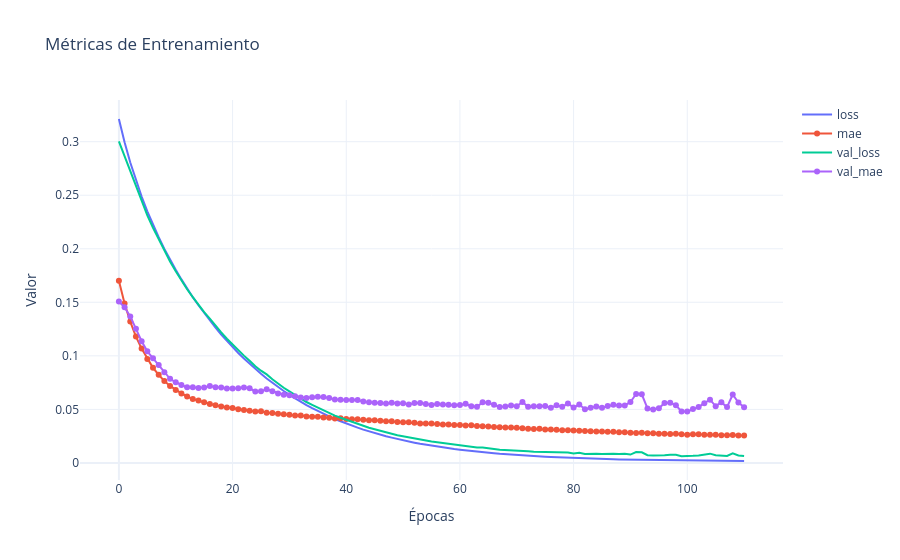

This figure's notebook cell:
### Markdown cell above
## Visualización de las métricas de entrenamiento

### Code cell
import plotly.graph_objects as go

fig = go.Figure()

# Recorre el historial para agregar todas las métricas automáticamente
for metric_name, metric_values in history.history.items():
    modo = 'lines' if 'loss' in metric_name else 'markers+lines'
    fig.add_trace(
        go.Scatter(
            y=metric_values,
            name=metric_name,
            mode=modo
        )
    )

fig.update_layout(
    title='Métricas de Entrenamiento',
    xaxis_title='Épocas',
    yaxis_title='Valor',
    template='plotly_white'
)

fig.show()
